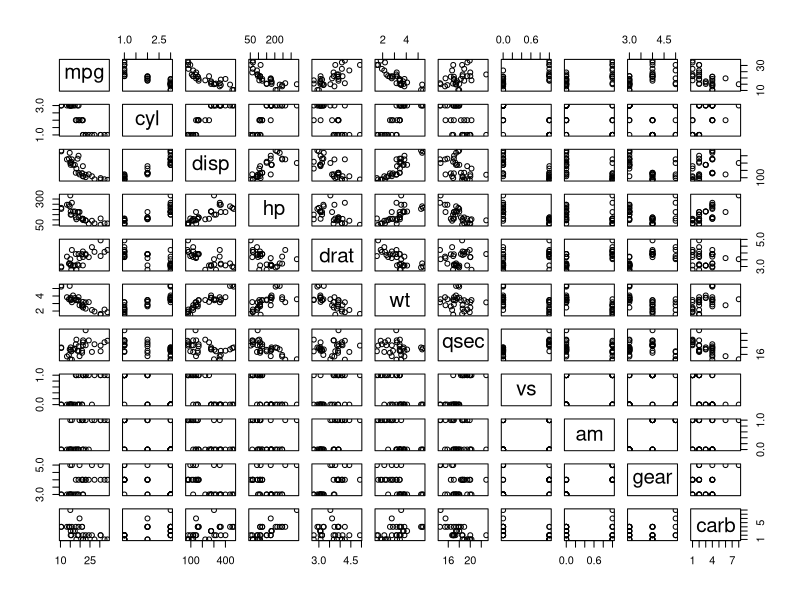

This figure's R source:
## ---- chunk 1

## ---- chunk 2
mycars <- within(mtcars, { cyl <- ordered(cyl) })
mycars
## ---- chunk 3
Sys.setlocale(category = "LC_ALL",locale = "English_United States.1252")
plot(mycars)
